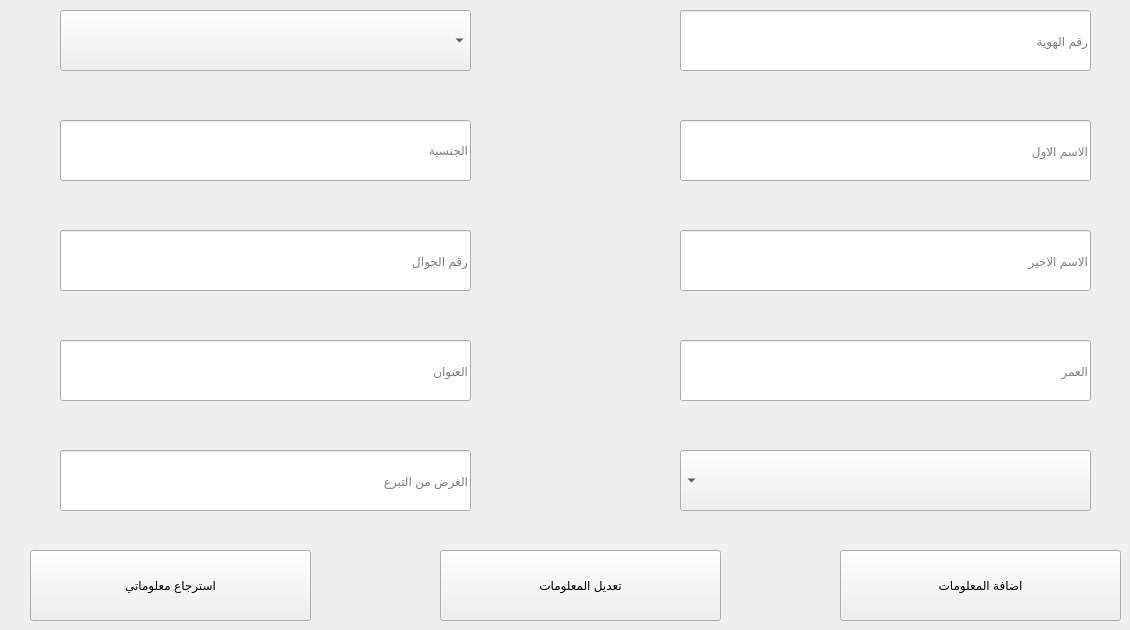
    <widget class="QWidget" name="tab">
     <attribute name="title">
      <string>بيانات المتبرع</string>
     </attribute>
     <widget class="QLineEdit" name="lineEdit_2">
      <property name="geometry">
       <rect>
        <x>680</x>
        <y>120</y>
        <width>411</width>
        <height>61</height>
       </rect>
      </property>
      <property name="placeholderText">
       <string>الاسم الاول </string>
      </property>
     </widget>
     <widget class="QComboBox" name="comboBox">
      <property name="geometry">
       <rect>
        <x>680</x>
        <y>450</y>
        <width>411</width>
        <height>61</height>
       </rect>
      </property>
      <property name="layoutDirection">
       <enum>Qt::RightToLeft</enum>
      </property>
      <property name="currentText">
       <string>الجنس</string>
      </property>
      <property name="placeholderText">
       <string>الجنس</string>
      </property>
      <item>
       <property name="text">
        <string>ذكر </string>
       </property>
      </item>
      <item>
       <property name="text">
        <string>انثى</string>
       </property>
      </item>
     </widget>
     <widget class="QLineEdit" name="lineEdit_4">
      <property name="geometry">
       <rect>
        <x>680</x>
        <y>340</y>
        <width>411</width>
        <height>61</height>
       </rect>
      </property>
      <property name="placeholderText">
       <string>العمر</string>
      </property>
     </widget>
     <widget class="QLineEdit" name="lineEdit_3">
      <property name="geometry">
       <rect>
        <x>680</x>
        <y>230</y>
        <width>411</width>
        <height>61</height>
       </rect>
      </property>
      <property name="placeholderText">
       <string>الاسم الاخير</string>
      </property>
     </widget>
     <widget class="QComboBox" name="comboBox_2">
      <property name="geometry">
       <rect>
        <x>60</x>
        <y>10</y>
        <width>411</width>
        <height>61</height>
       </rect>
      </property>
      <property name="placeholderText">
       <string>فصيلة الدم</string>
      </property>
      <item>
       <property name="text">
        <string>A+</string>
       </property>
      </item>
      <item>
       <property name="text">
        <string>A-</string>
       </property>
      </item>
      <item>
       <property name="text">
        <string>B+</string>
       </property>
      </item>
      <item>
       <property name="text">
        <string>B-</string>
       </property>
      </item>
      <item>
       <property name="text">
        <string>O+</string>
       </property>
      </item>
      <item>
       <property name="text">
        <string>O-</string>
       </property>
      </item>
      <item>
       <property name="text">
        <string>AB+</string>
       </property>
      </item>
      <item>
       <property name="text">
        <string>AB-</string>
       </property>
      </item>
     </widget>
     <widget class="QLineEdit" name="lineEdit">
      <property name="geometry">
       <rect>
        <x>680</x>
        <y>10</y>
        <width>411</width>
        <height>61</height>
       </rect>
      </property>
      <property name="placeholderText">
       <string>رقم الهوية</string>
      </property>
     </widget>
     <widget class="QLineEdit" name="lineEdit_5">
      <property name="geometry">
       <rect>
        <x>60</x>
        <y>120</y>
        <width>411</width>
        <height>61</height>
       </rect>
      </property>
      <property name="placeholderText">
       <string>الجنسية</string>
      </property>
     </widget>
     <widget class="QLineEdit" name="lineEdit_6">
      <property name="geometry">
       <rect>
        <x>60</x>
        <y>230</y>
        <width>411</width>
        <height>61</height>
       </rect>
      </property>
      <property name="placeholderText">
       <string>رقم الجوال</string>
      </property>
     </widget>
     <widget class="QLineEdit" name="lineEdit_7">
      <property name="geometry">
       <rect>
        <x>60</x>
        <y>340</y>
        <width>411</width>
        <height>61</height>
       </rect>
      </property>
      <property name="placeholderText">
       <string>العنوان </string>
      </property>
     </widget>
     <widget class="QLineEdit" name="lineEdit_8">
      <property name="geometry">
       <rect>
        <x>60</x>
        <y>450</y>
        <width>411</width>
        <height>61</height>
       </rect>
      </property>
      <property name="placeholderText">
       <string>الغرض من التبرع</string>
      </property>
     </widget>
     <widget class="QPushButton" name="pushButton">
      <property name="geometry">
       <rect>
        <x>840</x>
        <y>550</y>
        <width>281</width>
        <height>71</height>
       </rect>
      </property>
      <property name="cursor">
       <cursorShape>PointingHandCursor</cursorShape>
      </property>
      <property name="text">
       <string>اضافة المعلومات</string>
      </property>
     </widget>
     <widget class="QPushButton" name="pushButton_2">
      <property name="geometry">
       <rect>
        <x>440</x>
        <y>550</y>
        <width>281</width>
        <height>71</height>
       </rect>
      </property>
      <property name="cursor">
       <cursorShape>PointingHandCursor</cursorShape>
      </property>
      <property name="text">
       <string>تعديل المعلومات</string>
      </property>
     </widget>
     <widget class="QPushButton" name="pushButton_3">
      <property name="geometry">
       <rect>
        <x>30</x>
        <y>550</y>
        <width>281</width>
        <height>71</height>
       </rect>
      </property>
      <property name="cursor">
       <cursorShape>PointingHandCursor</cursorShape>
      </property>
      <property name="text">
       <string>استرجاع معلوماتي</string>
      </property>
     </widget>
    </widget>
